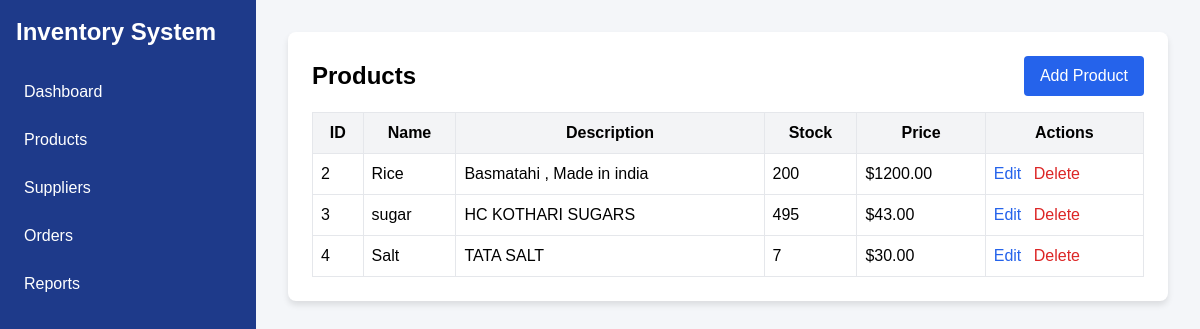
Page /products on the committed database.
### tables this page shows
CREATE TABLE products (
            id INTEGER PRIMARY KEY AUTOINCREMENT,
            name TEXT NOT NULL,
            description TEXT,
            stock INTEGER NOT NULL,
            price REAL NOT NULL
        );

### app.py (the view)
@app.route('/products')
def products():
    with sqlite3.connect('inventory.db') as conn:
        conn.row_factory = sqlite3.Row
        c = conn.cursor()
        c.execute('SELECT * FROM products')
        products = c.fetchall()
    return render_template('products.html', products=products)

### templates/products.html
{% extends "base.html" %}
{% block content %}
<div class="card">
    <div class="flex justify-between items-center mb-4">
        <h1 class="text-2xl font-bold">Products</h1>
        <a href="{{ url_for('add_product') }}" class="bg-blue-600 text-white px-4 py-2 rounded hover:bg-blue-700">Add Product</a>
    </div>
    <table class="w-full border-collapse">
        <thead>
            <tr class="bg-gray-100">
                <th class="border p-2">ID</th>
                <th class="border p-2">Name</th>
                <th class="border p-2">Description</th>
                <th class="border p-2">Stock</th>
                <th class="border p-2">Price</th>
                <th class="border p-2">Actions</th>
            </tr>
        </thead>
        <tbody>
            {% for product in products %}
            <tr>
                <td class="border p-2">{{ product.id }}</td>
                <td class="border p-2">{{ product.name }}</td>
                <td class="border p-2">{{ product.description }}</td>
                <td class="border p-2">{{ product.stock }}</td>
                <td class="border p-2">${{ "%.2f" | format(product.price) }}</td>
                <td class="border p-2">
                    <a href="{{ url_for('edit_product', id=product.id) }}" class="text-blue-600 hover:underline">Edit</a>
                    <a href="{{ url_for('delete_product', id=product.id) }}" class="text-red-600 hover:underline ml-2" onclick="return confirm('Are you sure?')">Delete</a>
                </td>
            </tr>
            {% endfor %}
        </tbody>
    </table>
</div>
{% endblock %}

### templates/base.html (style rules this page uses)
body { font-family: 'Arial', sans-serif; background-color: #f4f6f9; }
.card { background-color: white; border-radius: 0.5rem; box-shadow: 0 4px 6px rgba(0, 0, 0, 0.1); padding: 1.5rem; margin-bottom: 1rem; }

### rows in the picture
products: id "2", name "Rice", description "Basmatahi , Made in india", stock "200", price "1200.00"
products: id "3", name "sugar", description "HC KOTHARI SUGARS", stock "495", price "43.00"
products: id "4", name "Salt", description "TATA SALT", stock "7", price "30.00"
